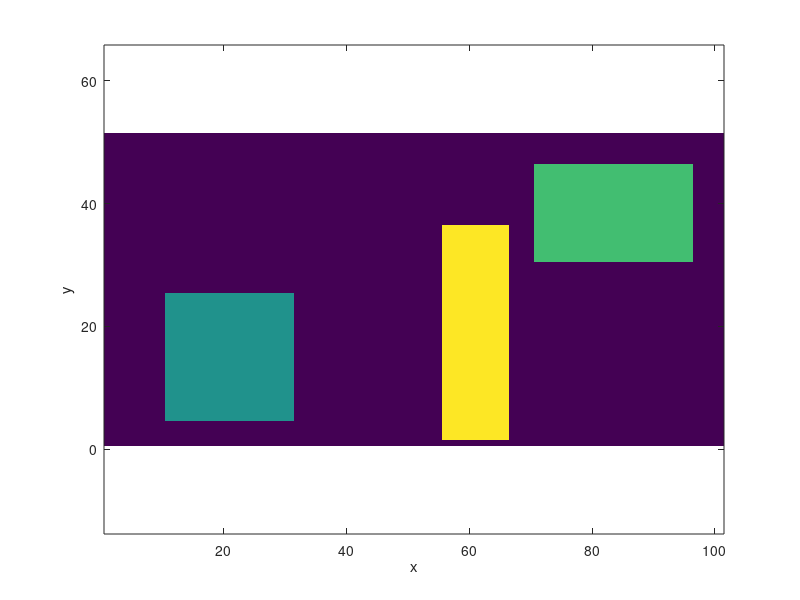

Source code (MATLAB): (Note: this script raises an error after producing the figure.)
alld = 1:4; % directions up(1), down(2), left(3), right(4)

M = 51; N = 101;
D = 500; dx = 0.5; dy = dx; dt = 0.05; its = 500; 
bc = "d"; % "D" for Dirichlet, "N" for Neumann

% IC
T0 = zeros(M,N);  
x1 = 10; x2 = 30; y1 = 4; y2 = 24; Temp0 = 50;
T0((y1+1):(y2+1),(x1+1):(x2+1)) = Temp0; % source 1

x1 = 70; x2 = 95; y1 = 30; y2 = 45; Temp0 = 70;
T0((y1+1):(y2+1),(x1+1):(x2+1)) = Temp0; % source 2

x1 = 55; x2 = 65; y1 = 1; y2 = 35; Temp0 = 100;
T0((y1+1):(y2+1),(x1+1):(x2+1)) = Temp0; % source 3

nsources = 3;

imagesc((T0)); %imagesc(flipud(T0)); 
%xticks(0:10:(N-1)); yticks(0:10:(M-1)); 
xlabel("x"); ylabel("y");
set(gca,'YDir','normal'); axis equal;

% Scratch somewhere
s1x = 40:60; s1y = 20:30; % rectangular scratch 1
T0(s1y,s1x) = -1;
[mg1x,mg1y] = meshgrid(s1x,s1y);
mg1 = [reshape(mg1x,size(mg1x,2)*size(mg1x,1),1),reshape(mg1y,size(mg1x,2)*size(mg1x,1),1)]; 

%{
s2x = 20:30; s2y = 30:35; % rectangular scratch 2
T0(s2y,s2x) = -1;
[mg2x,mg2y] = meshgrid(s2x,s2y);
mg2 = [reshape(mg2x,size(mg2x,2)*size(mg2x,1),1),reshape(mg2y,size(mg2x,2)*size(mg2x,1),1)]; 
%}

cx = 25; cy = 32; R = 5; mg2x = []; mg2y = []; % circular scratch 1
for r = (cy-r):(cy+r)
    for c = (cx-r):(cx+r)
        if (r-cy)^2+ (c-cx)^2 <= R^2
            T0(r,c) = -1;
            mg2x = [mg2x,c]; mg2y = [mg2y,r];
        end    
    end
end    
mg2 = transpose([mg2x;mg2y]);

mg = [mg1;mg2];

imagesc((T0));
xlabel("x"); ylabel("y");
set(gca,'YDir','normal'); axis equal;

% EDIT TO INCLUDE WEIRD GRIDS

T_old = T0; 
T_new = T_old;

%Semi-implicit time 
alpha = dt*D/dx^2; beta = dt*D/dy^2; gamma = 1+2*(alpha+beta); % coefficients
idx = 0; im = {1:its}; nImages = length(1:its);
for n = 1:its

    for i = 2:(M-1)
        for j = 2:(N-1)
            if ~ismember([j,i],mg,'rows') 
                [nr,nc,d,nn] = location(T_old,i,j); 
                if length(d) == 4
                   %(ismember(i,sy) && ismember(j,sx)) 
                        T_new(i,j) = T_old(i,j) + alpha*(T_old(i,j+1)+ T_old(i,j-1)) +... 
                                    beta*(T_old(i+1,j)+ T_old(i-1,j));
                else
                    missing_dir = alld(~ismember(alld,d));
                    T_new(i,j) = T_old(i,j) + alpha*(T_old(i,j+1)+ T_old(i,j-1)) +... 
                                    beta*(T_old(i+1,j)+ T_old(i-1,j));
                    if ismember(1,missing_dir) %up
                        T_new(i,j) =  T_new(i,j)-beta*T_old(i+1,j);
                    end
                    if ismember(2,missing_dir) %down
                        T_new(i,j) =  T_new(i,j)-beta*T_old(i-1,j);
                    end
                    if ismember(3,missing_dir) %left
                        T_new(i,j) =  T_new(i,j)-alpha*T_old(i,j-1);   
                    end
                    if ismember(4,missing_dir) %right
                        T_new(i,j) =  T_new(i,j)-alpha*T_old(i,j+1);   
                    end          
                end
            end
        end
    end    
    T_new = T_new/gamma;
    
    if lower(bc) == "d"
        T_new = dirichlet(T_new); % EDIT TO INCLUDE WEIRD SHAPES
    elseif lower(bc) == "n"
        T_new = neumann(T_new); % EDIT TO INCLUDE WEIRD SHAPES
    end
    
    fig = figure(1);
    idx = idx + 1;
    imagesc(T_new)
    xlabel("x"); ylabel("y");
    set(gca,'YDir','normal'); 
    sgtitle([num2str(n) ' Iterations']); axis equal;
    drawnow;
    frame = getframe(fig); % collect frames
    im{idx} = frame2im(frame);
     
    T_old = T_new;
end    

% Saving gif
filename = "dx"+dx+"_dy"+dy+"_dt"+dt+"_D"+D+"_bc"+bc+"_nsrc"+nsources+".gif"; % Specify the output file name

for idx = 1:nImages
    [A,map] = rgb2ind(im{idx},256);
    if idx == 1
        imwrite(A,map,filename,'gif','LoopCount',Inf,'DelayTime',0.01);
    elseif mod(idx,10)==0
        imwrite(A,map,filename,'gif','WriteMode','append','DelayTime',0.01);
    end
end

